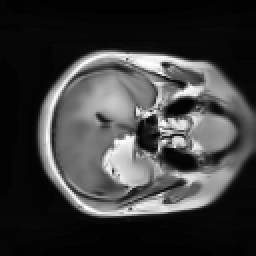
#> input picture outputs/ce_mri_enhanced/1/pid100360_212.png, 128 x 128 px (shown 2 times larger); its folder holds only this picture in this run
$ jupyter execute day2_enhancement.ipynb   (shell and % lines are left out)
#> lines starting #> are read from the running program, lines starting #| are printed output that depends on the picture; long printed decimals are rounded
# Day 2 - Image Enhancement Module

**Goal:** Apply image enhancement techniques to improve MRI contrast and clarity for better model training.

**Techniques:**
1. Gaussian Blur - Noise reduction
2. Non-Local Means (NLM) Denoising - Advanced noise reduction while preserving edges
3. CLAHE - Adaptive histogram equalization for contrast enhancement

**Outcome:** Enhanced dataset ready for CNN training

## 1. Import Libraries

[cell 1]
import cv2
import numpy as np
import matplotlib.pyplot as plt
from tqdm import tqdm
import glob
import os
import random

# Set matplotlib to display inline

print("✓ All libraries imported successfully")

## 2. Load a Sample Image

[cell 2]
# Pick a sample image
img_path = "../outputs/ce_mri_images/1/pid100360_1.png"

# Check if file exists, otherwise pick any file
if not os.path.exists(img_path):
    all_images = glob.glob("../outputs/ce_mri_images/1/*.png")
    if all_images:
        img_path = all_images[0]
    else:
        print("No images found!")

img = cv2.imread(img_path, cv2.IMREAD_GRAYSCALE)
#> img is the input picture: shape (128, 128); min 0, max 255, mean 59.7

print(f"Loaded: {os.path.basename(img_path)}")
print(f"Shape: {img.shape}")
#| Shape: (128, 128)
print(f"Data type: {img.dtype}")
#| Data type: uint8
print(f"Value range: [{img.min()}, {img.max()}]")
#| Value range: [0, 255]

[cell 3]
# Visualize original image
plt.figure(figsize=(6, 6))
plt.imshow(img, cmap='gray')
plt.title(f'Original MRI\n{os.path.basename(img_path)}')
plt.axis('off')
plt.colorbar()
plt.show()
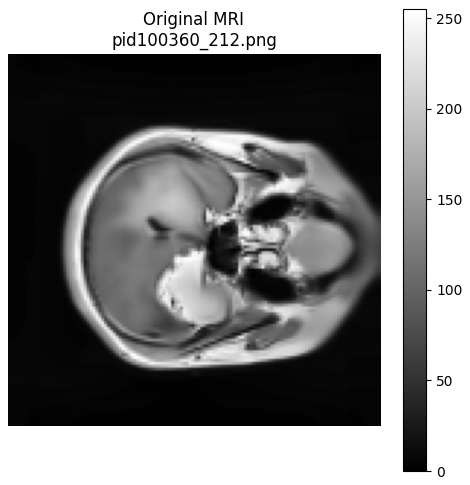
#> figure drawn by matplotlib, 2 panels

## 3. Experiment with Enhancement Techniques

### 3.1 Gaussian Blur (Simple Noise Reduction)

[cell 4]
# Apply Gaussian blur with kernel size (3,3)
gaussian = cv2.GaussianBlur(img, (3, 3), 0)
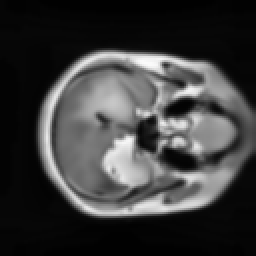
#> gaussian: shape (128, 128) (shown 2 times larger); min 1, max 251, mean 59.8

print(f"Original std dev (noise level): {img.std():.2f}")
#| Original std dev (noise level): 71.19
print(f"Gaussian std dev: {gaussian.std():.2f}")
#| Gaussian std dev: 68.87
print(f"Noise reduction: {((img.std() - gaussian.std()) / img.std() * 100):.1f}%")
#| Noise reduction: 3.3%

### 3.2 Non-Local Means Denoising (Advanced)

[cell 5]
# Apply Non-Local Means denoising
# h: filter strength (higher = more smoothing)
# templateWindowSize: size of template patch
# searchWindowSize: size of search area
nlm = cv2.fastNlMeansDenoising(img, None, h=10, templateWindowSize=7, searchWindowSize=21)

print(f"NLM std dev: {nlm.std():.2f}")
#| NLM std dev: 71.08
print(f"Noise reduction: {((img.std() - nlm.std()) / img.std() * 100):.1f}%")
#| Noise reduction: 0.2%

### 3.3 CLAHE (Contrast Limited Adaptive Histogram Equalization)

[cell 6]
# Apply CLAHE on denoised image
# clipLimit: threshold for contrast limiting (2.0 is good balance)
# tileGridSize: size of grid for histogram equalization
clahe = cv2.createCLAHE(clipLimit=2.0, tileGridSize=(8, 8))
enhanced = clahe.apply(nlm)
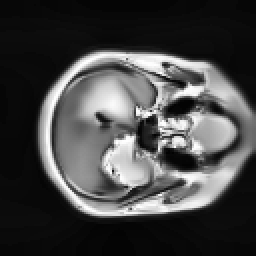
#> enhanced: shape (128, 128) (shown 2 times larger); min 2, max 255, mean 69.6

print(f"Original contrast (std): {img.std():.2f}")
#| Original contrast (std): 71.19
print(f"Enhanced contrast (std): {enhanced.std():.2f}")
#| Enhanced contrast (std): 78.19
print(f"Contrast improvement: {((enhanced.std() - img.std()) / img.std() * 100):.1f}%")
#| Contrast improvement: 9.8%

## 4. Visual Comparison

[cell 7]
# Plot all enhancement stages
fig, axes = plt.subplots(2, 2, figsize=(12, 12))

axes[0, 0].imshow(img, cmap='gray')
axes[0, 0].set_title(f'Original\nStd: {img.std():.2f}', fontsize=12, fontweight='bold')
axes[0, 0].axis('off')

axes[0, 1].imshow(gaussian, cmap='gray')
axes[0, 1].set_title(f'Gaussian Blur\nStd: {gaussian.std():.2f}', fontsize=12, fontweight='bold')
axes[0, 1].axis('off')

axes[1, 0].imshow(nlm, cmap='gray')
axes[1, 0].set_title(f'NLM Denoised\nStd: {nlm.std():.2f}', fontsize=12, fontweight='bold')
axes[1, 0].axis('off')

axes[1, 1].imshow(enhanced, cmap='gray')
axes[1, 1].set_title(f'CLAHE Enhanced\nStd: {enhanced.std():.2f}', fontsize=12, fontweight='bold')
axes[1, 1].axis('off')

plt.tight_layout()
plt.show()
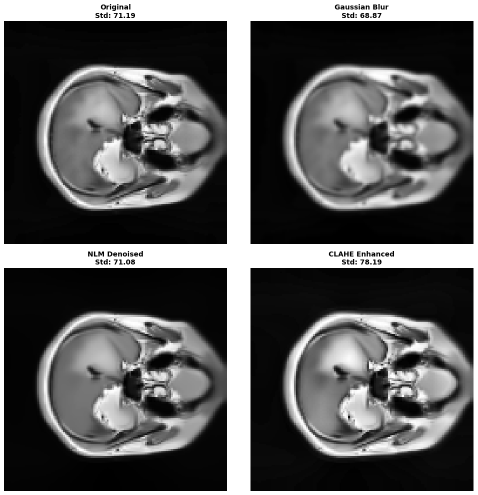
#> figure drawn by matplotlib, 4 panels

## 5. Build the Enhancement Pipeline Function

[cell 8]
def enhance_image(img):
    """
    Apply complete enhancement pipeline:
    1. Non-Local Means Denoising
    2. CLAHE contrast enhancement
    3. Normalization

    Args:
        img: Input grayscale image (numpy array)

    Returns:
        enhanced: Enhanced image (numpy array, uint8, [0, 255])
    """
    # Step 1: Denoise using Non-Local Means
    denoised = cv2.fastNlMeansDenoising(img, None, h=10, templateWindowSize=7, searchWindowSize=21)

    # Step 2: Apply CLAHE for contrast enhancement
    clahe = cv2.createCLAHE(clipLimit=2.0, tileGridSize=(8, 8))
    enhanced = clahe.apply(denoised)

    # Step 3: Normalize to [0, 255] range
    enhanced = cv2.normalize(enhanced, None, 0, 255, cv2.NORM_MINMAX).astype(np.uint8)

    return enhanced

# Test the function
result = enhance_image(img)

print(f"✓ Enhancement pipeline created successfully")
print(f"Output shape: {result.shape}")
#| Output shape: (128, 128)
print(f"Output range: [{result.min()}, {result.max()}]")
#| Output range: [0, 255]

[cell 9]
# Compare original vs final enhanced
fig, axes = plt.subplots(1, 2, figsize=(12, 6))

axes[0].imshow(img, cmap='gray')
axes[0].set_title('Original', fontsize=14, fontweight='bold')
axes[0].axis('off')

axes[1].imshow(result, cmap='gray')
axes[1].set_title('Enhanced (NLM + CLAHE)', fontsize=14, fontweight='bold')
axes[1].axis('off')

plt.tight_layout()
plt.show()

print(f"Contrast improvement: {((result.std() / img.std() - 1) * 100):.1f}%")
#| Contrast improvement: 10.8%

## 6. Test on Multiple Samples

[cell 10]
# Test on 3 random samples (one from each class)
fig, axes = plt.subplots(3, 2, figsize=(10, 15))

for i, label in enumerate(['1', '2', '3']):
    # Pick a random image from this class
    img_files = glob.glob(f"../outputs/ce_mri_images/{label}/*.png")
    if img_files:
        sample_path = random.choice(img_files)
        sample_img = cv2.imread(sample_path, cv2.IMREAD_GRAYSCALE)
        sample_enhanced = enhance_image(sample_img)

        # Plot original
        axes[i, 0].imshow(sample_img, cmap='gray')
        axes[i, 0].set_title(f'Class {label}: Original\n{os.path.basename(sample_path)[:30]}...', fontsize=10)
        axes[i, 0].axis('off')

        # Plot enhanced
        axes[i, 1].imshow(sample_enhanced, cmap='gray')
        axes[i, 1].set_title(f'Class {label}: Enhanced', fontsize=10)
        axes[i, 1].axis('off')

plt.tight_layout()
plt.show()

## 7. Quantitative Analysis

[cell 11]
# Analyze enhancement metrics on sample images
def compute_metrics(img):
    """Compute image quality metrics"""
    return {
        'mean': img.mean(),
        'std': img.std(),
        'min': img.min(),
        'max': img.max(),
        'contrast': img.max() - img.min()
    }

# Sample 10 random images from each class
metrics_before = []
metrics_after = []

for label in ['1', '2', '3']:
    img_files = glob.glob(f"../outputs/ce_mri_images/{label}/*.png")
    samples = random.sample(img_files, min(10, len(img_files)))

    for img_path in samples:
        img_orig = cv2.imread(img_path, cv2.IMREAD_GRAYSCALE)
        img_enh = enhance_image(img_orig)

        metrics_before.append(compute_metrics(img_orig))
        metrics_after.append(compute_metrics(img_enh))

# Convert to arrays for easy calculation
import pandas as pd
df_before = pd.DataFrame(metrics_before)
#> df_before = table of 1 rows and 5 columns
df_after = pd.DataFrame(metrics_after)
#> df_after = table of 1 rows and 5 columns

print("=" * 60)
print("ENHANCEMENT METRICS COMPARISON")
print("=" * 60)
print("\nBEFORE Enhancement:")
print(df_before.describe())
#|            mean        std  min    max  contrast
#| count   1.000   1.000  1.0    1.0       1.0
#| mean   59.721  71.193  0.0  255.0     255.0
#| std         NaN        NaN  NaN    NaN       NaN
#| min    59.721  71.193  0.0  255.0     255.0
#| 25%    59.721  71.193  0.0  255.0     255.0
#| 50%    59.721  71.193  0.0  255.0     255.0
#| 75%    59.721  71.193  0.0  255.0     255.0
#| max    59.721  71.193  0.0  255.0     255.0
print("\nAFTER Enhancement:")
print(df_after.describe())
#|             mean        std  min    max  contrast
#| count   1.000   1.000  1.0    1.0       1.0
#| mean   68.098  78.860  0.0  255.0     255.0
#| std          NaN        NaN  NaN    NaN       NaN
#| min    68.098  78.860  0.0  255.0     255.0
#| 25%    68.098  78.860  0.0  255.0     255.0
#| 50%    68.098  78.860  0.0  255.0     255.0
#| 75%    68.098  78.860  0.0  255.0     255.0
#| max    68.098  78.860  0.0  255.0     255.0
print("\nIMPROVEMENT:")
print(f"Mean contrast increase: {((df_after['std'].mean() / df_before['std'].mean() - 1) * 100):.1f}%")
#| Mean contrast increase: 10.8%
